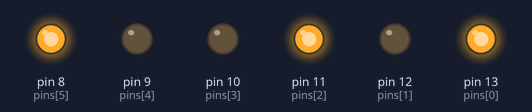
Simulated run of this sketch. Board: Arduino Uno, built with avr-gcc and run on an emulated ATmega328P. Shown: output pins drawn as LEDs (lit = HIGH).

Above: at 0.05 s.
At 1.05 s:
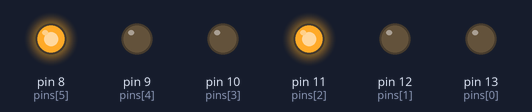
At 1.65 s:
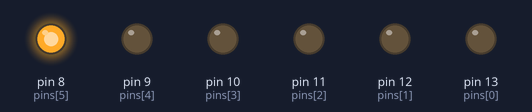
At 3.35 s:
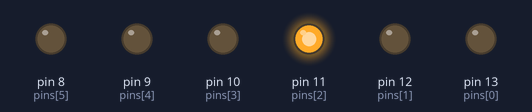
At 5.15 s:
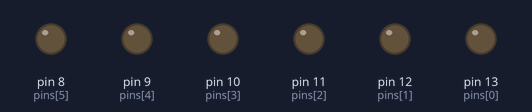
At 6.75 s:
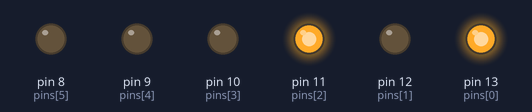
Timing chart, 0 to 7.0 s (numbered marks = the images above):
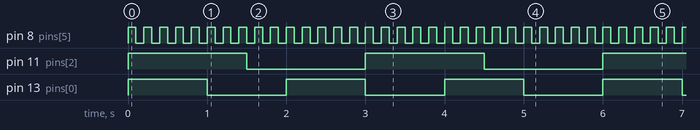

The sketch:

aprindere-3-leduri-diferit.ino
```cpp
int pins[]={13,12,11,10,9,8};
void setup() {
  // initialize digital pin LED_BUILTIN as an output.
    for(int i=0;i<6;i++)
{
  pinMode(pins[i], OUTPUT);
  digitalWrite(pins[i], LOW);
}
}
//lucreaza pe pinul 13
void f1(){
  if((millis()/1000)%2==0)
  digitalWrite(13, HIGH);
  else
  digitalWrite(13, LOW);
}
//lucreaza pe pinul 8
void f2(){
  if((millis()/100)%2==0)
  digitalWrite(8, HIGH);
  else
  digitalWrite(8, LOW);
}
void f3(){
  if((millis()/1500)%2==0)
  digitalWrite(11, HIGH);
  else
  digitalWrite(11, LOW);
}
// the loop function runs over and over again forever
void loop() {
  f1();
  f2();
  f3();
}
```

Measured:
- by itself, pin 8 (pins[5]): alternates HIGH for 0.10 s and LOW for 0.10 s
- by itself, pin 11 (pins[2]): alternates HIGH for 1.5 s and LOW for 1.5 s
- by itself, pin 13 (pins[0]): alternates HIGH for 1.0 s and LOW for 1.0 s
